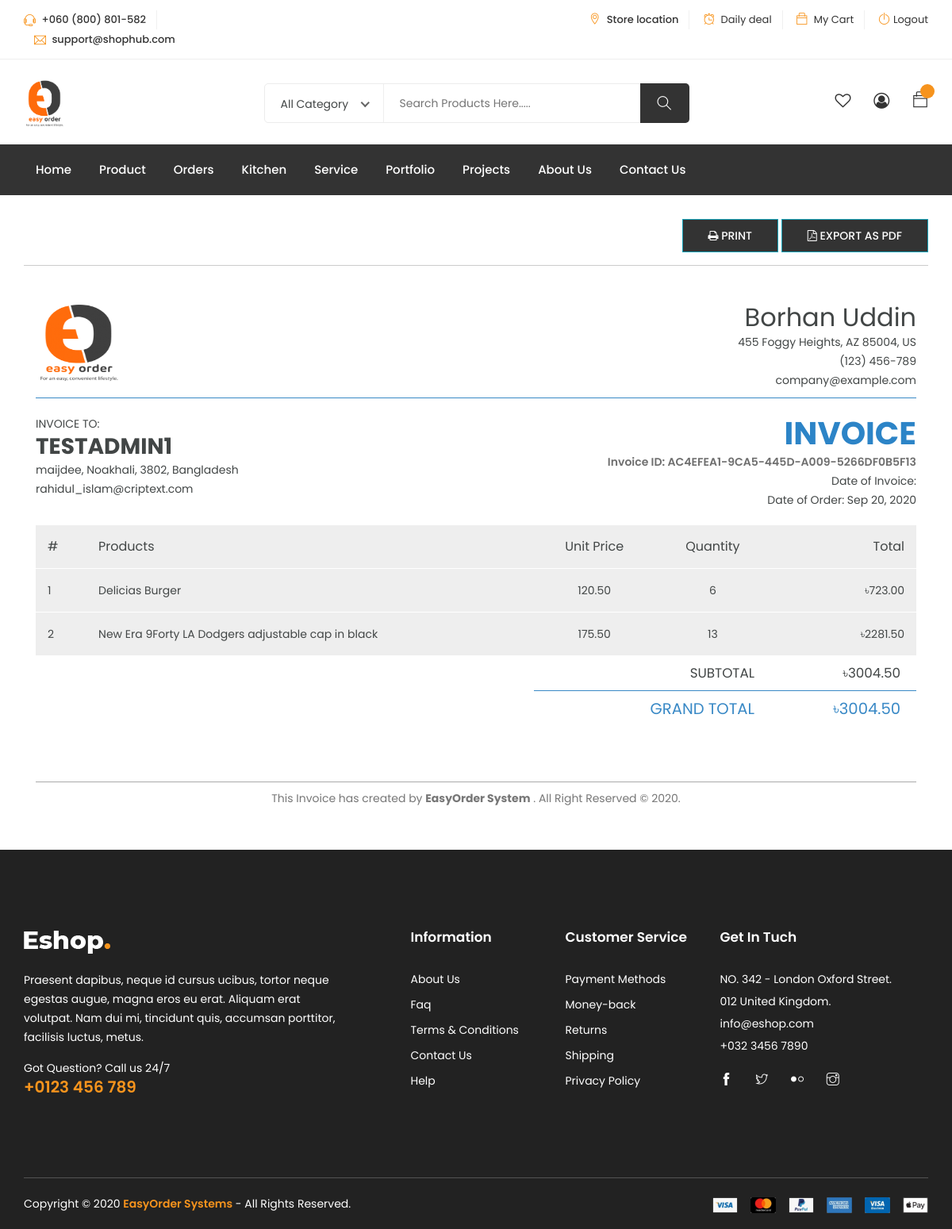
The page /payment/invoice/1/ (signed in) on the database its author committed.
### accounts/models.py (models this page shows, shortened)
class User(AbstractBaseUser, PermissionsMixin):
    email = models.EmailField(unique=True, null=False)
    is_staff = models.BooleanField(
        ugettext_lazy('staff status'),
        default=False,
        help_text=ugettext_lazy('Designates whether the user can log in this site')
        )
    is_active = models.BooleanField(
        ugettext_lazy('active'),
        default=True,
        help_text=ugettext_lazy('Designate whether this user should be treated as active. unselect thisinstead of deleting accounts')
        )
    USERNAME_FIELD = 'email'
    objects = MyUserManager()

class UserProfile(models.Model):
    user = models.OneToOneField(User, on_delete=models.CASCADE, related_name='profile')
    username = models.CharField(max_length=264, blank=True)
    full_name = models.CharField(max_length=264, blank=True)
    address = models.TextField(blank=True)
    city = models.CharField(max_length=50, blank=True)
    zipcode = models.CharField(max_length=10, blank=True)
    country = models.CharField(max_length=50, blank=True)
    phone = models.CharField(max_length=20, blank=True)
    date_joined = models.DateField(auto_now_add=True)

### order/models.py (models this page shows, shortened)
class Order(models.Model):
    orderitems = models.ManyToManyField(Cart)
    user = models.ForeignKey(settings.AUTH_USER_MODEL, on_delete=models.CASCADE)
    ordered = models.BooleanField(default=False)
    paymentID = models.CharField(max_length=264, blank=True, null=True)
    orderID = models.CharField(max_length=264, blank=True, null=True)
    created = models.DateTimeField(auto_now_add=True)
    payment_date = models.DateTimeField(blank=True, null=True)
    served = models.BooleanField(default=False)
    class Meta:
        verbose_name = "Order"
        verbose_name_plural = "Orders"
    def get_totals(self):
        total = 0
        for order_item in self.orderitems.all():
            total += float(order_item.get_total())
        return total

class Cart(models.Model):
    user = models.ForeignKey(settings.AUTH_USER_MODEL, on_delete=models.CASCADE, related_name='cart')
    item = models.ForeignKey(Product, on_delete=models.CASCADE, related_name='product')
    quantity = models.IntegerField(default=1)
    purchased = models.BooleanField(default=False)
    created = models.DateTimeField(auto_now_add=True)
    updated = models.DateTimeField(auto_now=True)
    class Meta:
        verbose_name = "Cart"
        verbose_name_plural = "Carts"
    def get_total(self):
        total = self.item.price * self.quantity
        float_total = format(total, '0.2f')
        return float_total

### home/models.py (models this page shows, shortened)
class Product(models.Model):
    title = models.CharField(max_length=264)
    category = models.ForeignKey(Category, on_delete=models.CASCADE, related_name='category')
    short_description = models.CharField(max_length=264)
    full_description = models.TextField()
    feature_image = models.ImageField(upload_to='Products')
    price = models.DecimalField(max_digits=5, decimal_places=2)
    old_price = models.DecimalField(max_digits=5, decimal_places=2)
    stock = models.BooleanField(default=False)
    created = models.DateTimeField(auto_now_add=True)
    updated = models.DateTimeField(auto_now=True)
    class Meta:
        verbose_name = "Product"
        verbose_name_plural = "Products"

### payment/views.py (the view)
# urls.py: path('invoice/<int:pk>/', views.invoice, name="invoice"),
def invoice(request, pk):
    try:
        orders = Order.objects.filter(pk=pk,user=request.user, ordered=True)
        order_total = orders[0].get_totals()
        invoice_id = orders[0].orderID
        invoice_date = orders[0].payment_date
        order_created = orders[0].created
        context ={
            'orders': orders,
            'order_total': order_total,
            'invoice_id': invoice_id,
            'invoice_date': invoice_date,
            'order_created': order_created
        }
    except:
        messages.warning(request, f"you do not have an active order")
        return redirect('home:home')
    return render(request, "payment/invoice.html", context)

### templates/payment/invoice.html (shortened to what this page needs)
{% extends 'base.html' %}
{% load static %}
{% block main_content %}
<div id="invoice">
    <div class="toolbar hidden-print">
        <div class="text-right">
            <button id="printInvoice" class="btn btn-info"><i class="fa fa-print"></i> Print</button>
            <button class="btn btn-info"><i class="fa fa-file-pdf-o"></i> Export as PDF</button>
        </div>
        <hr>
    </div>
    <div class="invoice overflow-auto">
        <div style="min-width: 600px">
            <header>
                <div class="row">
                    <div class="col">
                        <a>
                            <img class="logoeasy2" src="{% static 'images/easyorder.png' %}" data-holder-rendered="true" />
                        </a>
                    </div>
                    <div class="col company-details">
                        <h2 class="name">
                            <a target="_blank" href="https://lobianijs.com">
                            Borhan Uddin
                            </a>
                        </h2>
                        <div>455 Foggy Heights, AZ 85004, US</div>
                        <div>(123) 456-789</div>
                        <div>company@example.com</div>
                    </div>
                </div>
            </header>
            <main>
                <div class="row contacts">
                    <div class="col invoice-to">
                        <div class="text-gray-light">INVOICE TO:</div>
                        <h3 class="to">{{ request.user.profile.full_name|upper }}</h3>
                        <div class="address">{{ request.user.profile.address }}, {{ request.user.profile.city }}, {{ request.user.profile.zipcode }}, {{ request.user.profile.country }}</div>
                        <div class="email"><a href="mailto:john@example.com">{{ request.user.email }}</a></div>
                    </div>
                    <div class="col invoice-details">
                        <h1 class="invoice-id">INVOICE</h1>
                        <div class="invoiceID">Invoice ID: {{invoice_id|upper}} </div>
                        <div class="date">Date of Invoice: {{invoice_date|date:"M d, Y"}}</div>
                        <div class="date">Date of Order: {{order_created|date:"M d, Y"}}</div>
                    </div>
                </div>
                <table border="0" cellspacing="0" cellpadding="0">
                    <thead>
                        <tr>
                            <th scope="col">#</th>
                            <th scope="col">Products</th>
                            <th scope="col" class="text-center">Unit Price</th>
                            <th scope="col" class="text-center">Quantity</th>
                            <th scope="col" class="text-right">Total</th>
                        </tr>
                    </thead>
                    <tbody>
                        {% for order in orders %}
                            {% for item in order.orderitems.all %}
                            <tr>
                                <td scope="row">{{ forloop.counter }}</td>
                                <td>
                                {{ item.item.title }}
                                </td>
                                <td class="text-center">
                                {{ item.item.price|floatformat:2 }}
                                </td>
                                <td class="text-center">{{ item.quantity }}</td>
                                <td class="text-right">৳{{ item.get_total|floatformat:2 }}</td>
                            </tr>
                            {% endfor %}
                        {% endfor %}
                    </tbody>
                    <tfoot>
                        <tr>
                            <td colspan="2"></td>
                            <td colspan="2">SUBTOTAL</td>
                            <td>৳{{ order_total|floatformat:2 }}</td>
                        </tr>
                        <tr>
                            <td colspan="2"></td>
                            <td colspan="2">GRAND TOTAL</td>
                            <td>৳{{ order_total|floatformat:2 }}</td>
                        </tr>
                    </tfoot>
                </table>
            </main>
            <footer>
                This Invoice has created by <strong>EasyOrder System</strong> . All Right Reserved &copy 2020.
            </footer>
        </div>
    </div>
</div>
{% endblock main_content %}

### rows shown on the page
User: user.profile.full_name "TESTADMIN1", user.profile.address "maijdee", user.profile.city "Noakhali", user.profile.zipcode "3802", user.profile.country "Bangladesh", user.email "rahidul_islam@criptext.com"
Order: orderID "AC4EFEA1-9CA5-445D-A009-5266DF0B5F13", created "Sep 20, 2020"
Cart: item "Delicias Burger", item.price "120.50", quantity "6", get_total "723.00"
Cart: item "New Era 9Forty LA Dodgers adjustable cap in black", item.price "175.50", quantity "13", get_total "2281.50"

### other values the page prints
{{ order_total|floatformat:2 }} "3004.50"
